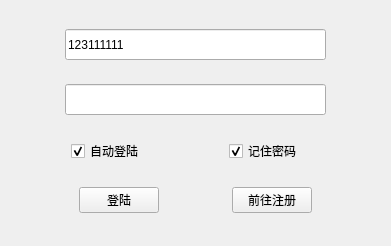
<?xml version="1.0" encoding="UTF-8"?>
<ui version="4.0">
 <class>Login</class>
 <widget class="QWidget" name="Login">
  <property name="geometry">
   <rect>
    <x>0</x>
    <y>0</y>
    <width>391</width>
    <height>246</height>
   </rect>
  </property>
  <property name="minimumSize">
   <size>
    <width>391</width>
    <height>246</height>
   </size>
  </property>
  <property name="maximumSize">
   <size>
    <width>391</width>
    <height>246</height>
   </size>
  </property>
  <property name="windowTitle">
   <string>Form</string>
  </property>
  <layout class="QGridLayout" name="gridLayout">
   <item row="0" column="0">
    <layout class="QHBoxLayout" name="horizontalLayout_3">
     <item>
      <spacer name="horizontalSpacer_7">
       <property name="orientation">
        <enum>Qt::Horizontal</enum>
       </property>
       <property name="sizeHint" stdset="0">
        <size>
         <width>40</width>
         <height>20</height>
        </size>
       </property>
      </spacer>
     </item>
     <item>
      <widget class="QLineEdit" name="lineEdit_account">
       <property name="minimumSize">
        <size>
         <width>261</width>
         <height>31</height>
        </size>
       </property>
       <property name="maximumSize">
        <size>
         <width>261</width>
         <height>31</height>
        </size>
       </property>
       <property name="text">
        <string>123111111</string>
       </property>
      </widget>
     </item>
     <item>
      <spacer name="horizontalSpacer_8">
       <property name="orientation">
        <enum>Qt::Horizontal</enum>
       </property>
       <property name="sizeHint" stdset="0">
        <size>
         <width>40</width>
         <height>20</height>
        </size>
       </property>
      </spacer>
     </item>
    </layout>
   </item>
   <item row="1" column="0">
    <layout class="QHBoxLayout" name="horizontalLayout_4">
     <item>
      <spacer name="horizontalSpacer_9">
       <property name="orientation">
        <enum>Qt::Horizontal</enum>
       </property>
       <property name="sizeHint" stdset="0">
        <size>
         <width>40</width>
         <height>20</height>
        </size>
       </property>
      </spacer>
     </item>
     <item>
      <widget class="QLineEdit" name="lineEdit_password">
       <property name="minimumSize">
        <size>
         <width>261</width>
         <height>31</height>
        </size>
       </property>
       <property name="maximumSize">
        <size>
         <width>261</width>
         <height>31</height>
        </size>
       </property>
      </widget>
     </item>
     <item>
      <spacer name="horizontalSpacer_10">
       <property name="orientation">
        <enum>Qt::Horizontal</enum>
       </property>
       <property name="sizeHint" stdset="0">
        <size>
         <width>40</width>
         <height>20</height>
        </size>
       </property>
      </spacer>
     </item>
    </layout>
   </item>
   <item row="2" column="0">
    <layout class="QHBoxLayout" name="horizontalLayout_2">
     <item>
      <spacer name="horizontalSpacer_2">
       <property name="orientation">
        <enum>Qt::Horizontal</enum>
       </property>
       <property name="sizeHint" stdset="0">
        <size>
         <width>40</width>
         <height>20</height>
        </size>
       </property>
      </spacer>
     </item>
     <item>
      <widget class="QCheckBox" name="checkBox_autolog">
       <property name="enabled">
        <bool>true</bool>
       </property>
       <property name="minimumSize">
        <size>
         <width>91</width>
         <height>19</height>
        </size>
       </property>
       <property name="autoFillBackground">
        <bool>false</bool>
       </property>
       <property name="text">
        <string>自动登陆</string>
       </property>
       <property name="checked">
        <bool>true</bool>
       </property>
       <property name="tristate">
        <bool>false</bool>
       </property>
      </widget>
     </item>
     <item>
      <spacer name="horizontalSpacer">
       <property name="orientation">
        <enum>Qt::Horizontal</enum>
       </property>
       <property name="sizeHint" stdset="0">
        <size>
         <width>40</width>
         <height>20</height>
        </size>
       </property>
      </spacer>
     </item>
     <item>
      <widget class="QCheckBox" name="checkBox_remPwd">
       <property name="minimumSize">
        <size>
         <width>91</width>
         <height>19</height>
        </size>
       </property>
       <property name="text">
        <string>记住密码</string>
       </property>
       <property name="checked">
        <bool>true</bool>
       </property>
      </widget>
     </item>
     <item>
      <spacer name="horizontalSpacer_3">
       <property name="orientation">
        <enum>Qt::Horizontal</enum>
       </property>
       <property name="sizeHint" stdset="0">
        <size>
         <width>40</width>
         <height>20</height>
        </size>
       </property>
      </spacer>
     </item>
    </layout>
   </item>
   <item row="3" column="0">
    <layout class="QHBoxLayout" name="horizontalLayout">
     <item>
      <spacer name="horizontalSpacer_5">
       <property name="orientation">
        <enum>Qt::Horizontal</enum>
       </property>
       <property name="sizeHint" stdset="0">
        <size>
         <width>40</width>
         <height>20</height>
        </size>
       </property>
      </spacer>
     </item>
     <item>
      <widget class="QPushButton" name="pushButton_login">
       <property name="text">
        <string>登陆</string>
       </property>
      </widget>
     </item>
     <item>
      <spacer name="horizontalSpacer_4">
       <property name="orientation">
        <enum>Qt::Horizontal</enum>
       </property>
       <property name="sizeHint" stdset="0">
        <size>
         <width>40</width>
         <height>20</height>
        </size>
       </property>
      </spacer>
     </item>
     <item>
      <widget class="QPushButton" name="pushButton_register">
       <property name="text">
        <string>前往注册</string>
       </property>
      </widget>
     </item>
     <item>
      <spacer name="horizontalSpacer_6">
       <property name="orientation">
        <enum>Qt::Horizontal</enum>
       </property>
       <property name="sizeHint" stdset="0">
        <size>
         <width>40</width>
         <height>20</height>
        </size>
       </property>
      </spacer>
     </item>
    </layout>
   </item>
  </layout>
 </widget>
 <resources/>
 <connections/>
</ui>
